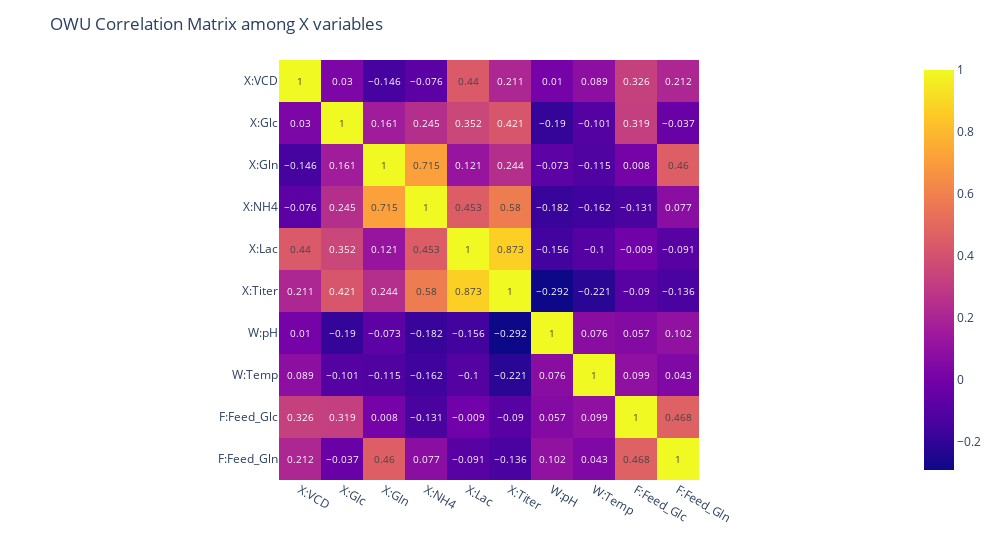

This figure's notebook cell:
### Code cell
plot_owu_correlation(owu)

### Figure 1 — Plotly figure (JSON) as saved in the notebook; plotly's stock layout.template omitted (floating-point values rounded to 4 significant figures)
{"data": [{"coloraxis": "coloraxis", "hovertemplate": "x: %{x}<br>y: %{y}<br>color: %{z}<extra></extra>", "name": "0", "texttemplate": "%{z}", "type": "heatmap", "x": ["X:VCD", "X:Glc", "X:Gln", "X:NH4", "X:Lac", "X:Titer", "W:pH", "W:Temp", "F:Feed_Glc", "F:Feed_Gln"], "xaxis": "x", "y": ["X:VCD", "X:Glc", "X:Gln", "X:NH4", "X:Lac", "X:Titer", "W:pH", "W:Temp", "F:Feed_Glc", "F:Feed_Gln"], "yaxis": "y", "z": [[1, 0.03, -0.146, -0.076, 0.44, 0.211, 0.01, 0.089, 0.326, 0.212], [0.03, 1, 0.161, 0.245, 0.352, 0.421, -0.19, -0.101, 0.319, -0.037], [-0.146, 0.161, 1, 0.715, 0.121, 0.244, -0.073, -0.115, 0.008, 0.46], [-0.076, 0.245, 0.715, 1, 0.453, 0.58, -0.182, -0.162, -0.131, 0.077], [0.44, 0.352, 0.121, 0.453, 1, 0.873, -0.156, -0.1, -0.009, -0.091], [0.211, 0.421, 0.244, 0.58, 0.873, 1, -0.292, -0.221, -0.09, -0.136], [0.01, -0.19, -0.073, -0.182, -0.156, -0.292, 1, 0.076, 0.057, 0.102], [0.089, -0.101, -0.115, -0.162, -0.1, -0.221, 0.076, 1, 0.099, 0.043], [0.326, 0.319, 0.008, -0.131, -0.009, -0.09, 0.057, 0.099, 1, 0.468], [0.212, -0.037, 0.46, 0.077, -0.091, -0.136, 0.102, 0.043, 0.468, 1]]}], "layout": {"coloraxis": {"colorscale": [[0, "#0d0887"], [0.1111, "#46039f"], [0.2222, "#7201a8"], [0.3333, "#9c179e"], [0.4444, "#bd3786"], [0.5556, "#d8576b"], [0.6667, "#ed7953"], [0.7778, "#fb9f3a"], [0.8889, "#fdca26"], [1, "#f0f921"]]}, "margin": {"t": 60}, "title": {"text": "OWU Correlation Matrix among X variables"}, "width": 1000, "xaxis": {"anchor": "y", "constrain": "domain", "domain": [0, 1], "scaleanchor": "y"}, "yaxis": {"anchor": "x", "autorange": "reversed", "constrain": "domain", "domain": [0, 1]}}}
